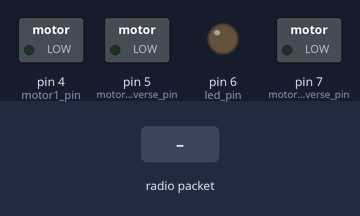
The sketch below on a simulated Arduino Uno, built with avr-gcc and run on an emulated ATmega328P. Parts: switched loads named in the sketch (green lamp = pin HIGH), output pins drawn as LEDs (lit = HIGH). The inputs (shaded band) are chosen by the test bench. No radio packets arrive unless stated; what the sketch prints to the serial monitor is not drawn.

Above: at 2.2 s.
2.3 s: radio packet "1" arrives
At 2.7 s:
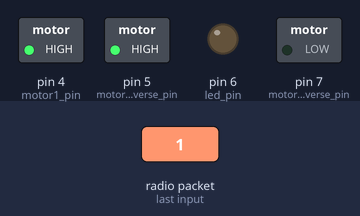
Timing chart, 0 to 5.3 s (numbered marks = the images above; inputs shaded):
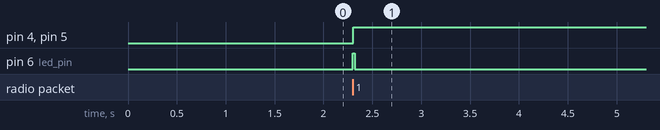

Measured:
- after the input at 2.3 s, pin 4 (motor1_pin), pin 5 (motor1_reverse_pin): LOW → HIGH at once; pin 6 (led_pin): LOW → HIGH at once, → LOW 0.02 s later

The sketch:

FINAL_RECIEVER.ino
```cpp
//reciever
#include <VirtualWire.h>

const int led_pin = 6;
const int transmit_pin = 12;
const int receive_pin = 11;
const int transmit_en_pin = 3;
int motor1_pin = 4;
int motor1_reverse_pin = 5;
int motor2_pin = 6;
int motor2_reverse_pin = 7;
void setup()
{
    delay(1000);
    Serial.begin(9600);  // Debugging only
    Serial.println("setup");

    // Initialise the IO and ISR
    vw_set_tx_pin(transmit_pin);
    vw_set_rx_pin(receive_pin);
    vw_set_ptt_pin(transmit_en_pin);
    vw_set_ptt_inverted(true); // Required for DR3100
    vw_setup(200);  // Bits per sec

    vw_rx_start();       // Start the receiver PLL running
     pinMode(motor1_pin,OUTPUT);
  pinMode(motor1_reverse_pin,OUTPUT);
  pinMode(motor2_pin,OUTPUT);
  pinMode(motor2_reverse_pin,OUTPUT);
}

void loop()
{
    int i=digitalRead(11);
    uint8_t buf[VW_MAX_MESSAGE_LEN];
    uint8_t buflen = VW_MAX_MESSAGE_LEN;
    Serial.println(i);
    if (vw_get_message(buf, &buflen)) // Non-blocking
    {


        digitalWrite(led_pin, HIGH); // Flash a light to show received good message
  // Message with a good checksum received, print it.
  Serial.print("Got: ");
      digitalWrite(motor1_pin,buf[0]);
      Serial.print(buf[0]);
      Serial.print(' ');
      digitalWrite(motor1_reverse_pin,buf[1]);
      Serial.print(buf[1]);
      Serial.print(' ');
      digitalWrite(motor2_pin,buf[2]);
      Serial.print(buf[2]);
      Serial.print(' ');
      digitalWrite(motor2_reverse_pin,buf[3]);
      Serial.print(buf[3]);
      Serial.print(' ');
      /*Serial.print(buf[4]);
      Serial.print(' ');
      Serial.print(buf[5]);
      Serial.print(' ');*/

  Serial.println();
        digitalWrite(led_pin, LOW);
    }
}
```
